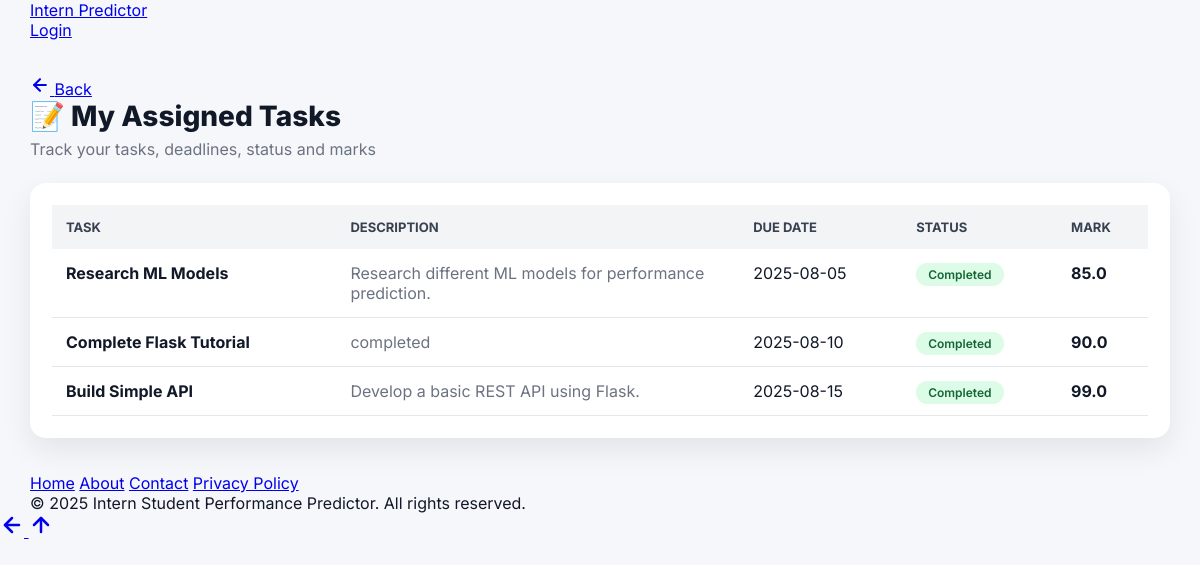
Page /student/tasks (signed in) on the committed database.
### tables this page shows
CREATE TABLE tasks (
            id INTEGER PRIMARY KEY AUTOINCREMENT,
            student_id INTEGER NOT NULL, -- FK to students.id
            course_id INTEGER, -- New: Link task to a course
            title TEXT NOT NULL,
            description TEXT,
            due_date TEXT,
            status TEXT DEFAULT 'pending', -- 'pending', 'completed', 'overdue'
            mark REAL DEFAULT 0, -- Task mark (0-100)
            FOREIGN KEY (student_id) REFERENCES students(id),
            FOREIGN KEY (course_id) REFERENCES courses(id)
        );

### app.py (the view)
@app.route('/student/tasks')
def intern_tasks():
    if not is_intern_logged_in():
        return redirect(url_for('login'))
    conn = sqlite3.connect(DATABASE)
    cursor = conn.cursor()
    cursor.execute("SELECT id FROM students WHERE user_id = ?", (session['user_id'],))
    student_id_row = cursor.fetchone()
    tasks = []
    if student_id_row:
        current_student_db_id = student_id_row[0]
        cursor.execute("SELECT title, description, due_date, status, mark FROM tasks WHERE student_id = ? ORDER BY due_date", (current_student_db_id,))
        tasks = cursor.fetchall()
    conn.close()
    return render_template('intern_tasks.html', username=session['username'], tasks=tasks)

### app.py (called while the page is built)
def is_intern_logged_in():
    return 'role' in session and session['role'] == 'intern'

### templates/intern_tasks.html (shortened to what this page needs)
{% extends "base.html" %}
{% block content %}
<h2 class="page-title">📝 My Assigned Tasks</h2>
<p class="subtitle">Track your tasks, deadlines, status and marks</p>
{% if tasks %}
<div class="card">
    <table class="task-table">
        <thead>
            <tr>
                <th>Task</th>
                <th>Description</th>
                <th>Due Date</th>
                <th>Status</th>
                <th>Mark</th>
            </tr>
        </thead>
        <tbody>
            {% for task in tasks %}
            <tr>
                <td class="task-title">{{ task[0] }}</td>
                <td class="task-desc">{{ task[1] }}</td>
                <td>{{ task[2] }}</td>
                <td>
                    {% if task[3] == 'completed' %}
                        <span class="status completed">Completed</span>
                    {% elif task[3] == 'pending' %}
                        <span class="status pending">Pending</span>
                    {% else %}
                        <span class="status">{{ task[3]|capitalize }}</span>
                    {% endif %}
                </td>
                <td>
                    {% if task[4] is not none %}
                        <strong>{{ task[4] }}</strong>
                    {% else %}
                        <span class="muted">N/A</span>
                    {% endif %}
                </td>
            </tr>
            {% endfor %}
        </tbody>
    </table>
</div>
{% else %}
<div class="card empty-card">
    <p>🚫 No tasks assigned to you yet.</p>
</div>
{% endif %}
{% endblock %}

### static/css/style.css (style rules this page uses)
:root { --bg-main: #f5f7fb; --bg-secondary: #ffffff; --card-bg: #ffffff; --border-color: #e5e7eb; --text-primary: #111827; --text-secondary: #6b7280; --primary: #2563eb; --primary-light: #3b82f6; --success: #10b981; --warning: #f59e0b; --danger: #ef4444; --purple: #8b5cf6; --teal: #14b8a6; --pink: #ec4899; --gray: #9ca3af; --radius-sm: 8px; --radius-md: 14px; --radius-lg: 20px; --shadow-sm: 0 4px 12px rgba(0,0,0,0.06); --shadow-md: 0 10px 30px rgba(0,0,0,0.08); --font-main: 'Inter', system-ui, sans-serif; }
* { margin: 0; padding: 0; box-sizing: border-box; }
body { font-family: var(--font-main); background: var(--bg-main); color: var(--text-primary); min-height: 100vh; }
.subtitle { margin-top: 6px; color: var(--text-secondary); }
.page-title { font-size: 26px; font-weight: 700; margin-bottom: 20px; }
.card { background: #fff; padding: 20px; border-radius: 14px; box-shadow: 0 6px 20px rgba(0,0,0,0.06); }

### templates/intern_tasks.html (style rules this page uses)
.page-title { font-size: 28px; font-weight: 800; margin-bottom: 6px; }
.subtitle { color: #6b7280; margin-bottom: 24px; }
.card { background: #ffffff; padding: 22px; border-radius: 16px; box-shadow: 0 12px 30px rgba(0,0,0,0.08); }
.task-table { width: 100%; border-collapse: collapse; }
.task-table th { background: #f3f4f6; text-align: left; padding: 14px; font-size: 13px; font-weight: 700; color: #374151; text-transform: uppercase; }
.task-table td { padding: 14px; border-bottom: 1px solid #e5e7eb; vertical-align: top; }
.task-title { font-weight: 700; }
.task-desc { color: #6b7280; max-width: 300px; }
.status { padding: 4px 12px; border-radius: 999px; font-size: 12px; font-weight: 600; }
.status.completed { background: #dcfce7; color: #166534; }

### rows in the picture
tasks: title "Research ML Models", description "Research different ML models for performance prediction.", due_date "2025-08-05", status "Completed", mark "85.0"
tasks: title "Complete Flask Tutorial", description "completed", due_date "2025-08-10", status "Completed", mark "90.0"
tasks: title "Build Simple API", description "Develop a basic REST API using Flask.", due_date "2025-08-15", status "Completed", mark "99.0"
